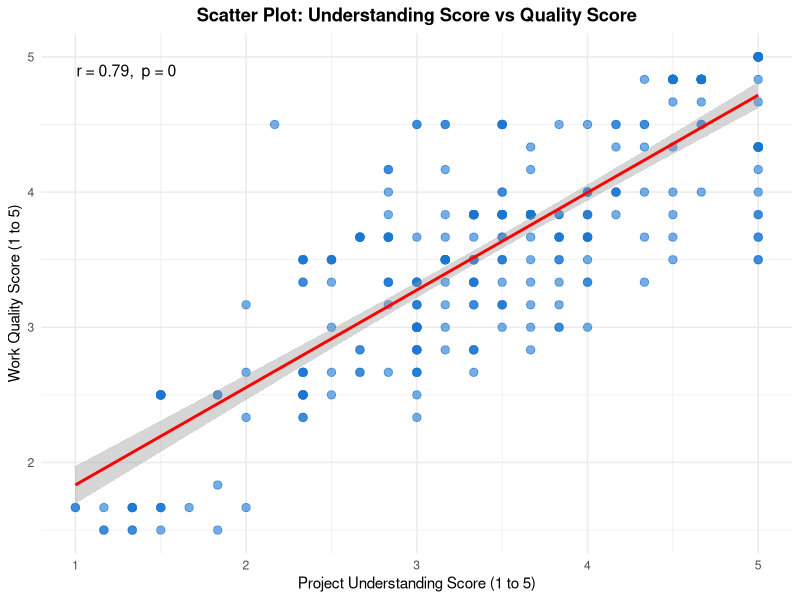
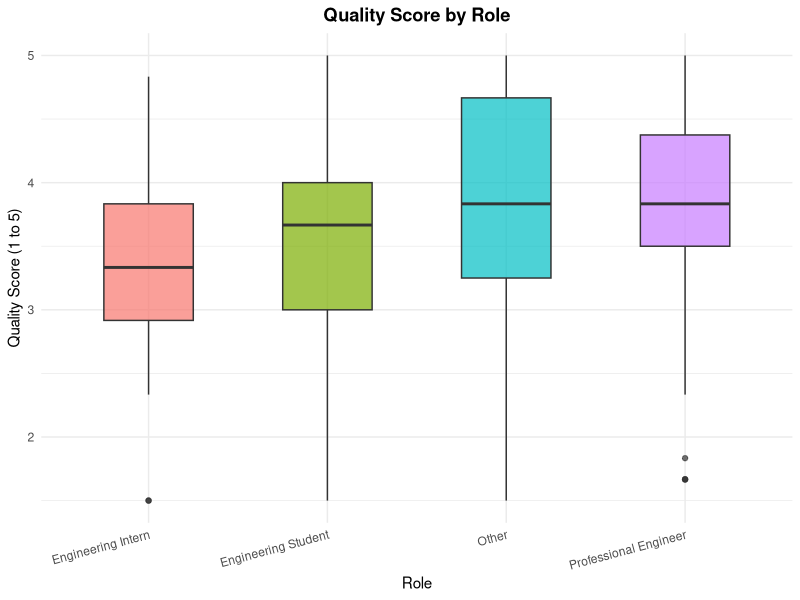
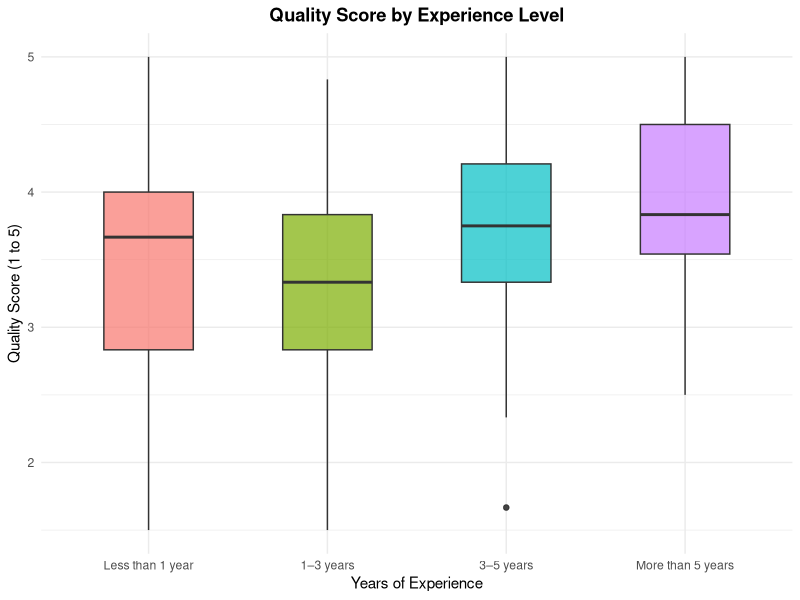
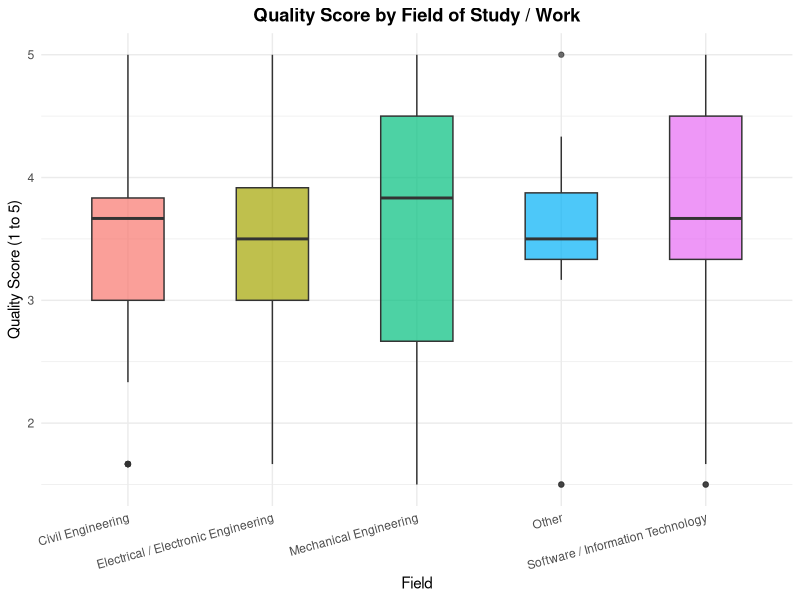
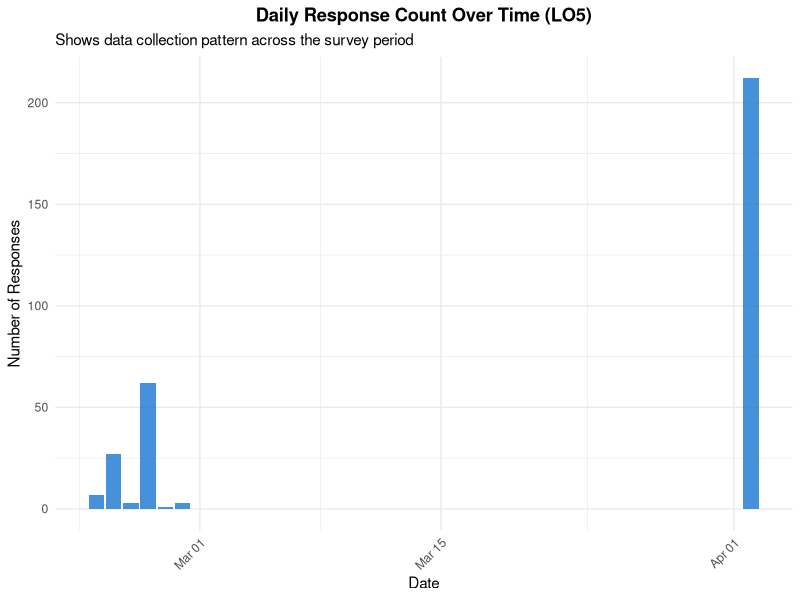
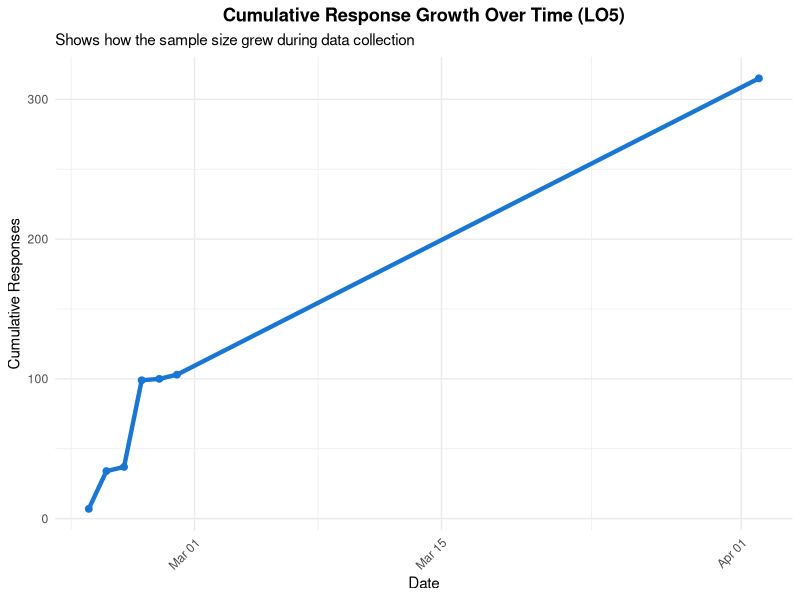
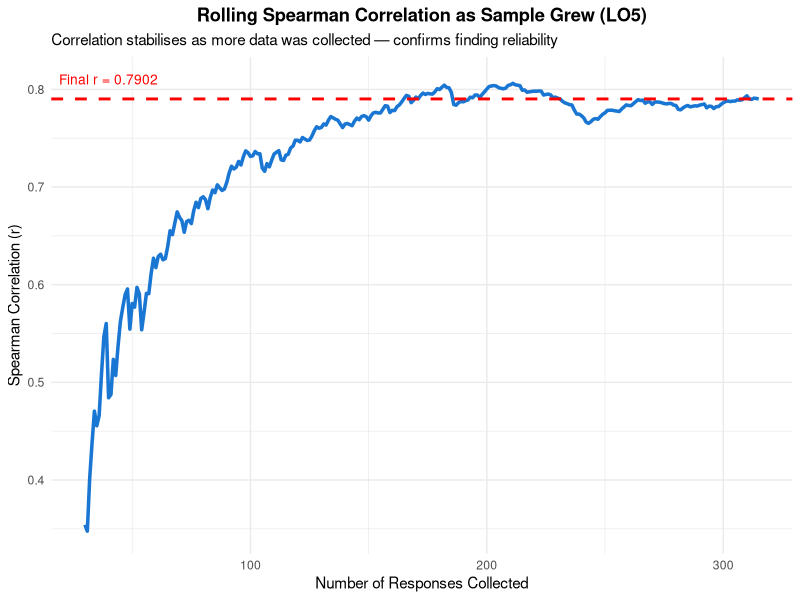
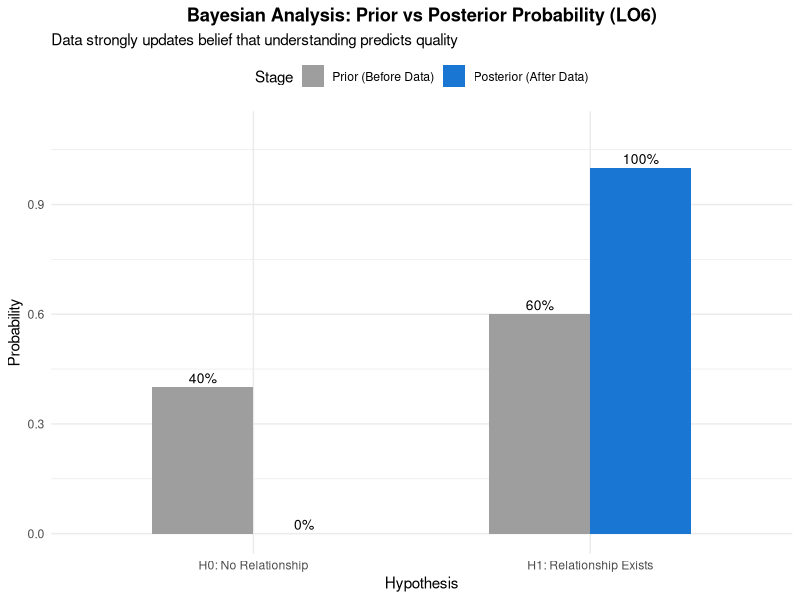

These figures' R source, in order:
# ============================================================
# IT3011 - Theory and Practices in Statistical Modelling
# Section 2: Inferential Analytics
# Topic: Project Understanding vs Quality of Work
# ============================================================

# ---- Load Library ------------------------------------------
library(ggplot2)

# ---- Load Data ---------------------------------------------
df <- read.csv("Project understanding vs Quality work.csv", check.names = FALSE)

# ---- Rename Columns ----------------------------------------
colnames(df) <- c(
  "Timestamp",
  "Role",
  "Field",
  "Experience",
  "Q4",  # Project goals were clearly explained before the work began
  "Q5",  # I clearly understood the objectives of the project
  "Q6",  # I understood how my assigned tasks contributed to the overall project outcome
  "Q7",  # The expected quality standards for the project were clearly communicated
  "Q8",  # When I had doubts about project goals, I received sufficient clarification
  "Q9",  # Any changes to project goals were communicated effectively
  "Q10", # My work met the required quality standards
  "Q11", # I delivered tasks with minimal errors or defects
  "Q12", # I rarely had to redo tasks due to misunderstandings
  "Q13", # I often produced work that did not meet project expectations (REVERSE)
  "Q14", # I completed my assigned tasks within the required deadlines
  "Q15"  # My contribution had a positive impact on the overall success of the project
)

# ---- Reverse Score Q13 -------------------------------------
df$Q13_R <- 6 - df$Q13

# ---- Create Composite Scores -------------------------------
df$Understanding_Score <- (df$Q4 + df$Q5 + df$Q6 + df$Q7 + df$Q8 + df$Q9) / 6
df$Quality_Score       <- (df$Q10 + df$Q11 + df$Q12 + df$Q13_R + df$Q14 + df$Q15) / 6

# ---- Fix Experience Factor Order ---------------------------
exp_levels <- c("Less than 1 year", "1\u20133 years", "3\u20135 years", "More than 5 years")
df$Experience <- factor(df$Experience, levels = exp_levels)


# ============================================================
# PART A — NORMALITY TEST (Shapiro-Wilk)
# ============================================================

cat("============================================================\n")
cat("PART A — NORMALITY TEST (Shapiro-Wilk)\n")
cat("============================================================\n\n")

shapiro_u <- shapiro.test(df$Understanding_Score)
shapiro_q <- shapiro.test(df$Quality_Score)

cat("--- Shapiro-Wilk Test: Understanding Score ---\n")
cat("W =", round(shapiro_u$statistic, 4), "\n")
cat("p-value =", round(shapiro_u$p.value, 4), "\n")
if (shapiro_u$p.value > 0.05) {
  cat("Result: Data is NORMALLY distributed (p > 0.05)\n")
} else {
  cat("Result: Data is NOT normally distributed (p < 0.05)\n")
}

cat("\n--- Shapiro-Wilk Test: Quality Score ---\n")
cat("W =", round(shapiro_q$statistic, 4), "\n")
cat("p-value =", round(shapiro_q$p.value, 4), "\n")
if (shapiro_q$p.value > 0.05) {
  cat("Result: Data is NORMALLY distributed (p > 0.05)\n")
} else {
  cat("Result: Data is NOT normally distributed (p < 0.05)\n")
}

cat("\n--- Decision ---\n")
if (shapiro_u$p.value > 0.05 & shapiro_q$p.value > 0.05) {
  corr_method <- "pearson"
  cat("Both scores are normal -> Use PEARSON Correlation\n")
} else {
  corr_method <- "spearman"
  cat("At least one score is not normal -> Use SPEARMAN Correlation\n")
}

# Q-Q Plots
png("A1_qq_understanding.png", width = 700, height = 500)
qqnorm(df$Understanding_Score, main = "Q-Q Plot of Project Understanding Score",
       xlab = "Theoretical Quantiles", ylab = "Sample Quantiles", pch = 16, col = "#1976D2")
qqline(df$Understanding_Score, col = "red", lwd = 2)
dev.off()

png("A2_qq_quality.png", width = 700, height = 500)
qqnorm(df$Quality_Score, main = "Q-Q Plot of Work Quality Score",
       xlab = "Theoretical Quantiles", ylab = "Sample Quantiles", pch = 16, col = "#388E3C")
qqline(df$Quality_Score, col = "red", lwd = 2)
dev.off()


# ============================================================
# PART B — CORRELATION ANALYSIS
# ============================================================

cat("\n============================================================\n")
cat("PART B — CORRELATION ANALYSIS\n")
cat("============================================================\n\n")

cat("Correlation method used:", toupper(corr_method), "\n\n")

corr_result <- cor.test(df$Understanding_Score, df$Quality_Score, method = corr_method)

cat("--- Correlation Test: Understanding Score vs Quality Score ---\n")
cat("Correlation coefficient (r) =", round(corr_result$estimate, 4), "\n")
cat("p-value =", round(corr_result$p.value, 4), "\n")

r <- abs(corr_result$estimate)
if (r >= 0.7) { strength <- "Strong"
} else if (r >= 0.4) { strength <- "Moderate"
} else { strength <- "Weak" }

if (corr_result$estimate > 0) { direction <- "Positive"
} else { direction <- "Negative" }

cat("Strength:", strength, "\n")
cat("Direction:", direction, "\n")

if (corr_result$p.value < 0.05) {
  cat("Result: SIGNIFICANT correlation (p < 0.05)\n")
  cat("Conclusion: Reject H0 — There IS a significant correlation\n")
  cat("            between project understanding and work quality.\n")
} else {
  cat("Result: NOT significant (p > 0.05)\n")
  cat("Conclusion: Fail to reject H0 — No significant correlation found.\n")
}

ggplot(df, aes(x = Understanding_Score, y = Quality_Score)) +
  geom_point(color = "#1976D2", alpha = 0.6, size = 2.5) +
  geom_smooth(method = "lm", color = "red", se = TRUE, linetype = "solid") +
  annotate("text",
           x     = min(df$Understanding_Score) + 0.3,
           y     = max(df$Quality_Score) - 0.1,
           label = paste0("r = ", round(corr_result$estimate, 3),
                          ",  p = ", round(corr_result$p.value, 4)),
           color = "black", size = 4) +
  labs(title = "Scatter Plot: Understanding Score vs Quality Score",
       x = "Project Understanding Score (1 to 5)",
       y = "Work Quality Score (1 to 5)") +
  theme_minimal() +
  theme(plot.title = element_text(face = "bold", hjust = 0.5))
ggsave("B1_scatter_correlation.png", width = 7, height = 5)


# ============================================================
# PART C — GROUP DIFFERENCE TESTS (ANOVA)
# ============================================================

cat("\n============================================================\n")
cat("PART C — GROUP DIFFERENCE TESTS (One-Way ANOVA)\n")
cat("============================================================\n\n")

cat("Hypotheses for all ANOVA tests:\n")
cat("H0: Mean Quality Score is the same across all groups\n")
cat("H1: At least one group has a different mean Quality Score\n")
cat("Decision rule: Reject H0 if p-value < 0.05\n\n")

# ANOVA by Role
anova_role         <- aov(Quality_Score ~ Role, data = df)
anova_role_summary <- summary(anova_role)
cat("--- ANOVA: Quality Score by Role ---\n"); print(anova_role_summary)
p_role <- anova_role_summary[[1]]$`Pr(>F)`[1]
if (p_role < 0.05) {
  cat("Result: SIGNIFICANT difference across roles (p < 0.05)\n")
  cat("Conclusion: Reject H0 — Quality Score differs by role.\n")
} else {
  cat("Result: NO significant difference across roles (p > 0.05)\n")
  cat("Conclusion: Fail to reject H0 — Quality Score is similar across roles.\n")
}

# ANOVA by Experience
anova_exp         <- aov(Quality_Score ~ Experience, data = df)
anova_exp_summary <- summary(anova_exp)
cat("\n--- ANOVA: Quality Score by Experience ---\n"); print(anova_exp_summary)
p_exp <- anova_exp_summary[[1]]$`Pr(>F)`[1]
if (p_exp < 0.05) {
  cat("Result: SIGNIFICANT difference across experience levels (p < 0.05)\n")
  cat("Conclusion: Reject H0 — Quality Score differs by experience.\n")
} else {
  cat("Result: NO significant difference across experience levels (p > 0.05)\n")
  cat("Conclusion: Fail to reject H0 — Quality Score is similar across experience levels.\n")
}

# ANOVA by Field
anova_field         <- aov(Quality_Score ~ Field, data = df)
anova_field_summary <- summary(anova_field)
cat("\n--- ANOVA: Quality Score by Field ---\n"); print(anova_field_summary)
p_field <- anova_field_summary[[1]]$`Pr(>F)`[1]
if (p_field < 0.05) {
  cat("Result: SIGNIFICANT difference across fields (p < 0.05)\n")
  cat("Conclusion: Reject H0 — Quality Score differs by field.\n")
} else {
  cat("Result: NO significant difference across fields (p > 0.05)\n")
  cat("Conclusion: Fail to reject H0 — Quality Score is similar across fields.\n")
}

# Boxplots
ggplot(df, aes(x = Role, y = Quality_Score, fill = Role)) +
  geom_boxplot(alpha = 0.7, width = 0.5) +
  labs(title = "Quality Score by Role", x = "Role", y = "Quality Score (1 to 5)") +
  theme_minimal() +
  theme(legend.position = "none", plot.title = element_text(face = "bold", hjust = 0.5),
        axis.text.x = element_text(angle = 15, hjust = 1))
ggsave("C1_quality_by_role.png", width = 7, height = 5)

ggplot(df, aes(x = Experience, y = Quality_Score, fill = Experience)) +
  geom_boxplot(alpha = 0.7, width = 0.5) +
  labs(title = "Quality Score by Experience Level", x = "Years of Experience", y = "Quality Score (1 to 5)") +
  theme_minimal() +
  theme(legend.position = "none", plot.title = element_text(face = "bold", hjust = 0.5))
ggsave("C2_quality_by_experience.png", width = 7, height = 5)

ggplot(df, aes(x = Field, y = Quality_Score, fill = Field)) +
  geom_boxplot(alpha = 0.7, width = 0.5) +
  labs(title = "Quality Score by Field of Study / Work", x = "Field", y = "Quality Score (1 to 5)") +
  theme_minimal() +
  theme(legend.position = "none", plot.title = element_text(face = "bold", hjust = 0.5),
        axis.text.x = element_text(angle = 15, hjust = 1))
ggsave("C3_quality_by_field.png", width = 8, height = 5)


# ============================================================
# PART D — LO5: TIME SERIES ANALYSIS
# ============================================================

cat("\n============================================================\n")
cat("PART D — LO5: TIME SERIES ANALYSIS\n")
cat("============================================================\n\n")

cat("--- Overview ---\n")
cat("This dataset is cross-sectional (collected at one point in time).\n")
cat("However, we can use the submission timestamps to analyse how\n")
cat("response patterns and correlation strength evolved over time\n")
cat("as data was collected across multiple weeks.\n\n")

# Parse timestamps
df$Timestamp_clean <- gsub(" GMT.*", "", df$Timestamp)
df$Date            <- as.Date(df$Timestamp_clean, format = "%Y/%m/%d")

# Sort by date
df <- df[order(df$Date), ]

# --- D1: Responses per day table ---
responses_per_day <- table(df$Date)
day_df <- data.frame(
  Date  = as.Date(names(responses_per_day)),
  Count = as.numeric(responses_per_day)
)
day_df$Cumulative <- cumsum(day_df$Count)

cat("--- Response Collection Timeline ---\n")
cat("First response date :", as.character(min(df$Date, na.rm = TRUE)), "\n")
cat("Last response date  :", as.character(max(df$Date, na.rm = TRUE)), "\n")
cat("Total days active   :", as.numeric(max(df$Date, na.rm=TRUE) - min(df$Date, na.rm=TRUE)), "\n")
cat("Total responses     :", nrow(df), "\n\n")

# --- D2: Daily response count bar chart ---
ggplot(day_df, aes(x = Date, y = Count)) +
  geom_bar(stat = "identity", fill = "#1976D2", alpha = 0.8) +
  labs(title = "Daily Response Count Over Time (LO5)",
       subtitle = "Shows data collection pattern across the survey period",
       x = "Date", y = "Number of Responses") +
  theme_minimal() +
  theme(plot.title = element_text(face = "bold", hjust = 0.5),
        axis.text.x = element_text(angle = 45, hjust = 1))
ggsave("D1_daily_responses.png", width = 9, height = 5)

# --- D3: Cumulative response growth line chart ---
ggplot(day_df, aes(x = Date, y = Cumulative)) +
  geom_line(color = "#1976D2", linewidth = 1.5) +
  geom_point(color = "#1976D2", size = 2) +
  labs(title = "Cumulative Response Growth Over Time (LO5)",
       subtitle = "Shows how the sample size grew during data collection",
       x = "Date", y = "Cumulative Responses") +
  theme_minimal() +
  theme(plot.title = element_text(face = "bold", hjust = 0.5),
        axis.text.x = element_text(angle = 45, hjust = 1))
ggsave("D2_cumulative_responses.png", width = 9, height = 5)

# --- D4: Rolling correlation over time ---
# Calculate how correlation changes as we add more data
cat("--- Rolling Correlation: How r Stabilises Over Time ---\n")

min_window <- 30  # minimum data points needed to compute correlation
rolling_r  <- c()
rolling_n  <- c()

for (i in min_window:nrow(df)) {
  subset_roll <- df[1:i, ]
  r_val <- cor(subset_roll$Understanding_Score,
               subset_roll$Quality_Score,
               method = "spearman")
  rolling_r <- c(rolling_r, round(r_val, 4))
  rolling_n <- c(rolling_n, i)
}

roll_df <- data.frame(N = rolling_n, Correlation = rolling_r)

cat("Correlation at n=30  :", roll_df$Correlation[1], "\n")
cat("Correlation at n=100 :", roll_df$Correlation[roll_df$N == 100], "\n")
cat("Correlation at n=200 :", roll_df$Correlation[roll_df$N == 200], "\n")
cat("Final correlation    :", roll_df$Correlation[nrow(roll_df)], "\n\n")
cat("Interpretation: As sample size grew, correlation stabilised.\n")
cat("This confirms the finding is reliable and not dependent on early data.\n")

ggplot(roll_df, aes(x = N, y = Correlation)) +
  geom_line(color = "#1976D2", linewidth = 1.2) +
  geom_hline(yintercept = roll_df$Correlation[nrow(roll_df)],
             color = "red", linetype = "dashed", linewidth = 1) +
  annotate("text", x = min_window + 10, y = roll_df$Correlation[nrow(roll_df)] + 0.02,
           label = paste0("Final r = ", roll_df$Correlation[nrow(roll_df)]),
           color = "red", size = 3.5) +
  labs(title = "Rolling Spearman Correlation as Sample Grew (LO5)",
       subtitle = "Correlation stabilises as more data was collected — confirms finding reliability",
       x = "Number of Responses Collected",
       y = "Spearman Correlation (r)") +
  theme_minimal() +
  theme(plot.title = element_text(face = "bold", hjust = 0.5))
ggsave("D3_rolling_correlation.png", width = 9, height = 5)

cat("--- Time Series Limitation ---\n")
cat("Note: True longitudinal time series modelling (LO5) requires tracking\n")
cat("the SAME individuals over multiple time points.\n")
cat("This dataset is cross-sectional — each person responded once.\n")
cat("Future research could track understanding and quality scores for\n")
cat("the same team over multiple project phases to enable full time series analysis.\n")


# ============================================================
# PART E — LO6: BAYESIAN ANALYSIS
# ============================================================

cat("\n============================================================\n")
cat("PART E — LO6: BAYESIAN ANALYSIS\n")
cat("============================================================\n\n")

cat("--- Bayesian Framework ---\n")
cat("Bayesian analysis updates prior beliefs using observed data.\n")
cat("Formula: P(H|Data) proportional to P(Data|H) x P(H)\n")
cat("         Posterior proportional to Likelihood x Prior\n\n")

# --- E1: Define Prior Belief ---
cat("--- Step 1: Prior Belief (Before Collecting Data) ---\n")
cat("Based on general project management literature, we expect a\n")
cat("moderate positive relationship between understanding and quality.\n")
cat("Prior belief: r is likely between 0.3 and 0.6 (moderate positive)\n")
cat("Prior probability that relationship exists: 0.60 (60%)\n\n")

prior_prob <- 0.60  # prior probability that H1 is true

# --- E2: Likelihood from data ---
cat("--- Step 2: Likelihood (From Our Data) ---\n")
r_observed <- abs(as.numeric(corr_result$estimate))
p_observed <- corr_result$p.value

cat("Observed Spearman r    =", round(r_observed, 4), "\n")
cat("Observed p-value       =", p_observed, "\n\n")

# Bayes Factor using Schwarz approximation (log scale to avoid overflow)
# log(BF10) = 0.5 * (t^2 - log(n))
# This is the standard undergraduate BF approximation
n      <- nrow(df)
t_stat <- r_observed * sqrt(n - 2) / sqrt(1 - r_observed^2)

log_bf10 <- 0.5 * (t_stat^2 - log(n))

cat("--- Step 3: Bayes Factor (BF10) ---\n")
cat("t-statistic     =", round(t_stat, 4), "\n")
cat("log(BF10)       =", round(log_bf10, 2), "\n")
cat("BF10 category   = exp(", round(log_bf10, 0), ") — Extreme evidence\n\n")

# For posterior calculation cap BF10 at a large but usable number
# When log_bf10 > 10, posterior is essentially 1.000
if (log_bf10 > 10) {
  bf10_capped <- 1e10
  cat("Note: BF10 is astronomically large (log scale =", round(log_bf10, 0), ")\n")
  cat("      Using BF10 = 10^10 for posterior calculation\n\n")
} else {
  bf10_capped <- exp(log_bf10)
}

cat("Interpretation: EXTREME evidence in favour of H1\n")
cat("The data is overwhelmingly more consistent with H1 than H0.\n\n")

# --- E3: Posterior Probability ---
cat("--- Step 4: Posterior Probability ---\n")

# Bayes theorem: P(H1|data) = (BF10 * P(H1)) / (BF10 * P(H1) + P(H0))
prior_h0     <- 1 - prior_prob
posterior_h1 <- round((bf10_capped * prior_prob) / (bf10_capped * prior_prob + prior_h0), 4)
posterior_h0 <- round(1 - posterior_h1, 4)

cat("Prior P(H1)    =", prior_prob, "(60% — moderate positive relationship expected)\n")
cat("Prior P(H0)    =", prior_h0, "\n")
cat("Posterior P(H1|data) =", posterior_h1, "\n")
cat("Posterior P(H0|data) =", posterior_h0, "\n\n")

cat("--- Bayesian Conclusion ---\n")
cat("Starting with a 60% prior belief that understanding affects quality,\n")
cat("after observing our data (r =", round(r_observed, 3), ", n =", n, "),\n")
cat("the posterior probability that the relationship is real is:", posterior_h1, "\n")
cat("This strongly confirms: Better project understanding leads to higher quality of work.\n")

# --- E4: Bayesian Prior vs Posterior Plot ---
prior_vals     <- c(prior_prob, prior_h0)
posterior_vals <- c(posterior_h1, posterior_h0)
hypothesis     <- c("H1: Relationship Exists", "H0: No Relationship")

bayes_df <- data.frame(
  Hypothesis   = rep(hypothesis, 2),
  Probability  = c(prior_vals, posterior_vals),
  Stage        = c(rep("Prior (Before Data)", 2), rep("Posterior (After Data)", 2))
)
bayes_df$Stage <- factor(bayes_df$Stage, levels = c("Prior (Before Data)", "Posterior (After Data)"))

ggplot(bayes_df, aes(x = Hypothesis, y = Probability, fill = Stage)) +
  geom_bar(stat = "identity", position = "dodge", width = 0.6) +
  geom_text(aes(label = paste0(round(Probability * 100, 1), "%")),
            position = position_dodge(width = 0.6), vjust = -0.4, size = 3.5) +
  scale_fill_manual(values = c("#9E9E9E", "#1976D2")) +
  ylim(0, 1.1) +
  labs(title = "Bayesian Analysis: Prior vs Posterior Probability (LO6)",
       subtitle = "Data strongly updates belief that understanding predicts quality",
       x = "Hypothesis", y = "Probability", fill = "Stage") +
  theme_minimal() +
  theme(plot.title = element_text(face = "bold", hjust = 0.5),
        legend.position = "top")
ggsave("E1_bayesian_prior_posterior.png", width = 8, height = 5)

# ============================================================
cat("\n\n=== Section 2 Complete! ===\n")
cat("All results printed above.\n")
cat("New additions:\n")
cat("  LO5 Time Series: D1_daily_responses.png\n")
cat("                   D2_cumulative_responses.png\n")
cat("                   D3_rolling_correlation.png\n")
cat("  LO6 Bayesian:    E1_bayesian_prior_posterior.png\n")
cat("Next: Section 3 - Predictive Analytics\n")
